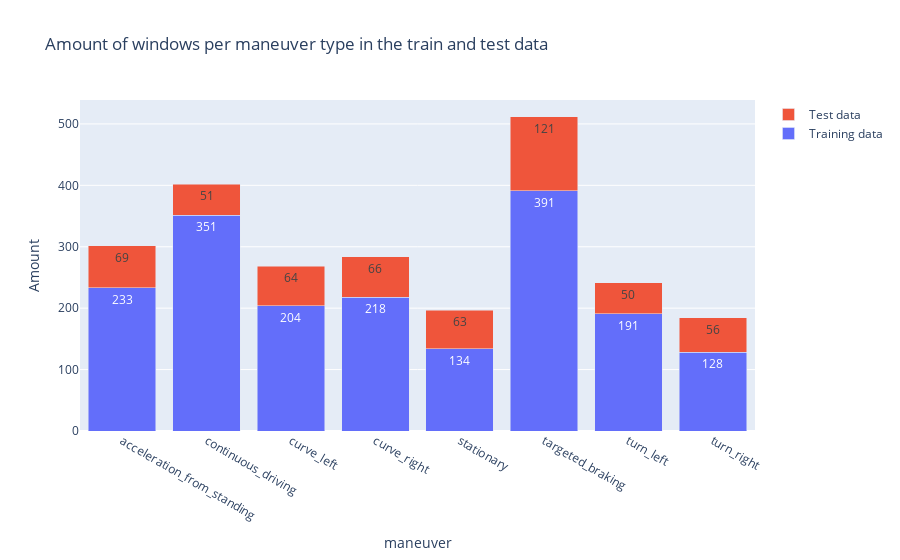

The cell this chart's notebook holds for it:
### Markdown cell above
Let's have another look at the amount of windows in our new training and testing partitions. There will still be slight imbalance between our maneuver classes, but now the data set is much better suited for training and testing our model and since we are dealing with real world data it is fine not to synthetically bring the data to an absolute balanced ratio.

### Code cell
fig = go.Figure(data=[
    go.Bar(name='Training data', x=np.unique(y_train), y=np.unique(y_train, return_counts=True)[1],
           text=np.unique(y_train, return_counts=True)[1], textposition='auto'),
    go.Bar(name='Test data', x=np.unique(y_test), y=np.unique(y_test, return_counts=True)[1],
           text=np.unique(y_test, return_counts=True)[1], textposition='auto')
])

fig.update_layout(barmode='stack', title="Amount of windows per maneuver type in the train and test data")
fig.update_xaxes(title_text='maneuver')
fig.update_yaxes(title_text='Amount')
fig.show()

### Figure 1 — Plotly figure (JSON) as saved in the notebook; plotly's stock layout.template omitted (floating-point values rounded to 4 significant figures)
{"data": [{"name": "Training data", "text": [233, 351, 204, 218, 134, 391, 191, 128], "textposition": "auto", "type": "bar", "x": ["acceleration_from_standing", "continuous_driving", "curve_left", "curve_right", "stationary", "targeted_braking", "turn_left", "turn_right"], "y": [233, 351, 204, 218, 134, 391, 191, 128]}, {"name": "Test data", "text": [69, 51, 64, 66, 63, 121, 50, 56], "textposition": "auto", "type": "bar", "x": ["acceleration_from_standing", "continuous_driving", "curve_left", "curve_right", "stationary", "targeted_braking", "turn_left", "turn_right"], "y": [69, 51, 64, 66, 63, 121, 50, 56]}], "layout": {"autosize": true, "barmode": "stack", "title": {"text": "Amount of windows per maneuver type in the train and test data"}, "xaxis": {"autorange": true, "range": [-0.5, 7.5], "title": {"text": "maneuver"}, "type": "category"}, "yaxis": {"autorange": true, "range": [0, 538.9], "title": {"text": "Amount"}, "type": "linear"}}}
